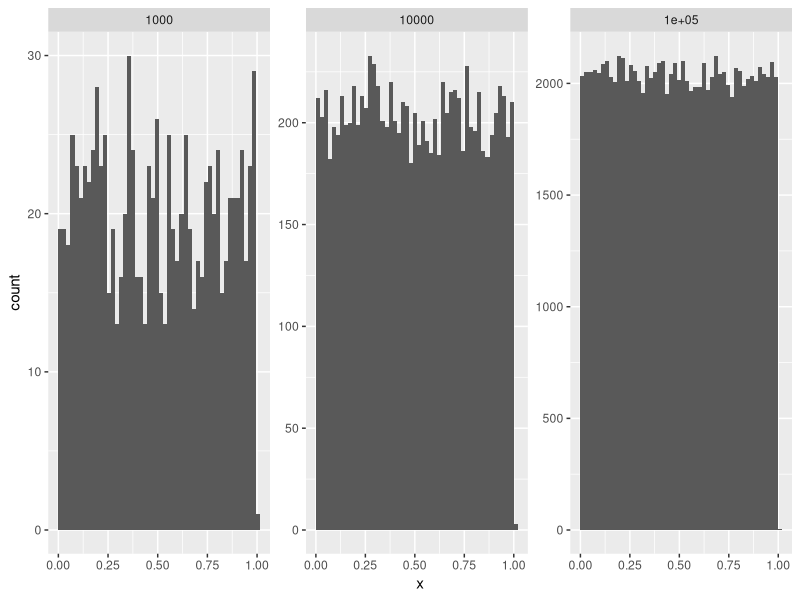
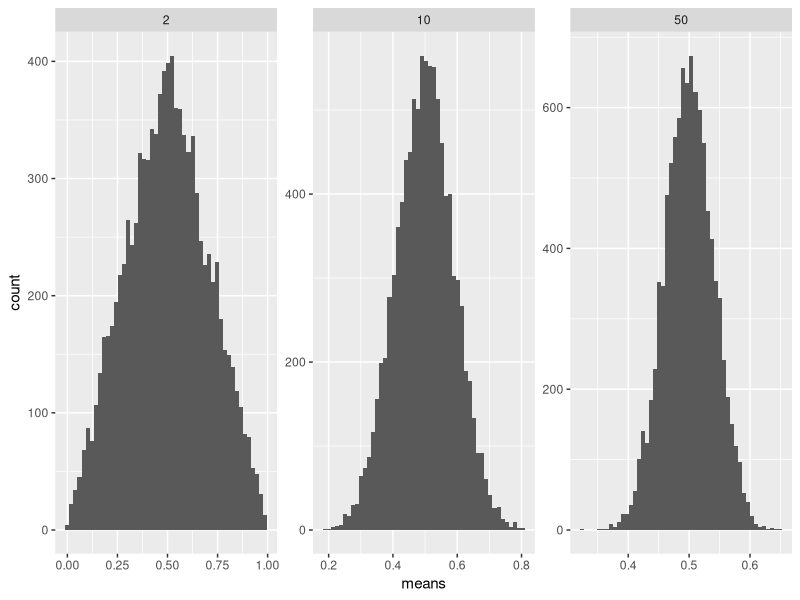

These charts were generated, in order, by the following R code:
## ---- chunk 1
knitr::opts_chunk$set(echo = FALSE, cache=TRUE, fig.align = 'center', fig.height = 3, fig.asp=0.618)
options(tibble.width=70)
## ---- chunk 2
library(tidyverse)
library(readxl)
oil <- read_excel("oil_readings.xlsx")
oil
## ---- chunk 3
oil <- oil %>% mutate(Ident = factor(Ident), TakenBy = factor(TakenBy))
oil
## ---- chunk 4
oil_long <- oil %>% 
  gather(element, ppm, -Ident:-TakenBy)
oil_long
## ---- chunk 5
gas <- read_excel("pipeline.xlsx", col_types = rep("text", 4))
gas <- gas %>% 
  mutate(Leak=factor(Leak), Size=factor(Size, levels=c("1","1.5","1.75"), ordered=TRUE),
         Material=factor(Material), Pressure=factor(Pressure))
gas
## ---- chunk 6
x1 <- data_frame(k=factor(c(rep(1000, 1000), rep(10000, 10000), rep(100000, 100000))),
                 x=runif(111000))
x1 %>% 
  ggplot(aes(x=x)) + geom_histogram(boundary = 0, bins=50) + facet_wrap(~k, scales="free") 
## ---- chunk 7
k <- 10000
unif_means <- rbind(data_frame(n=2, means=apply(replicate(k, runif(2)), 2, mean)),
      data_frame(n=10, means=apply(replicate(k, runif(10)), 2, mean)),
      data_frame(n=50, means=apply(replicate(k, runif(50)), 2, mean))) %>% 
  mutate(n=factor(n))

unif_means %>% 
  ggplot(aes(x=means)) + geom_histogram(bins=50) + facet_wrap(~n, scales = "free")
  
